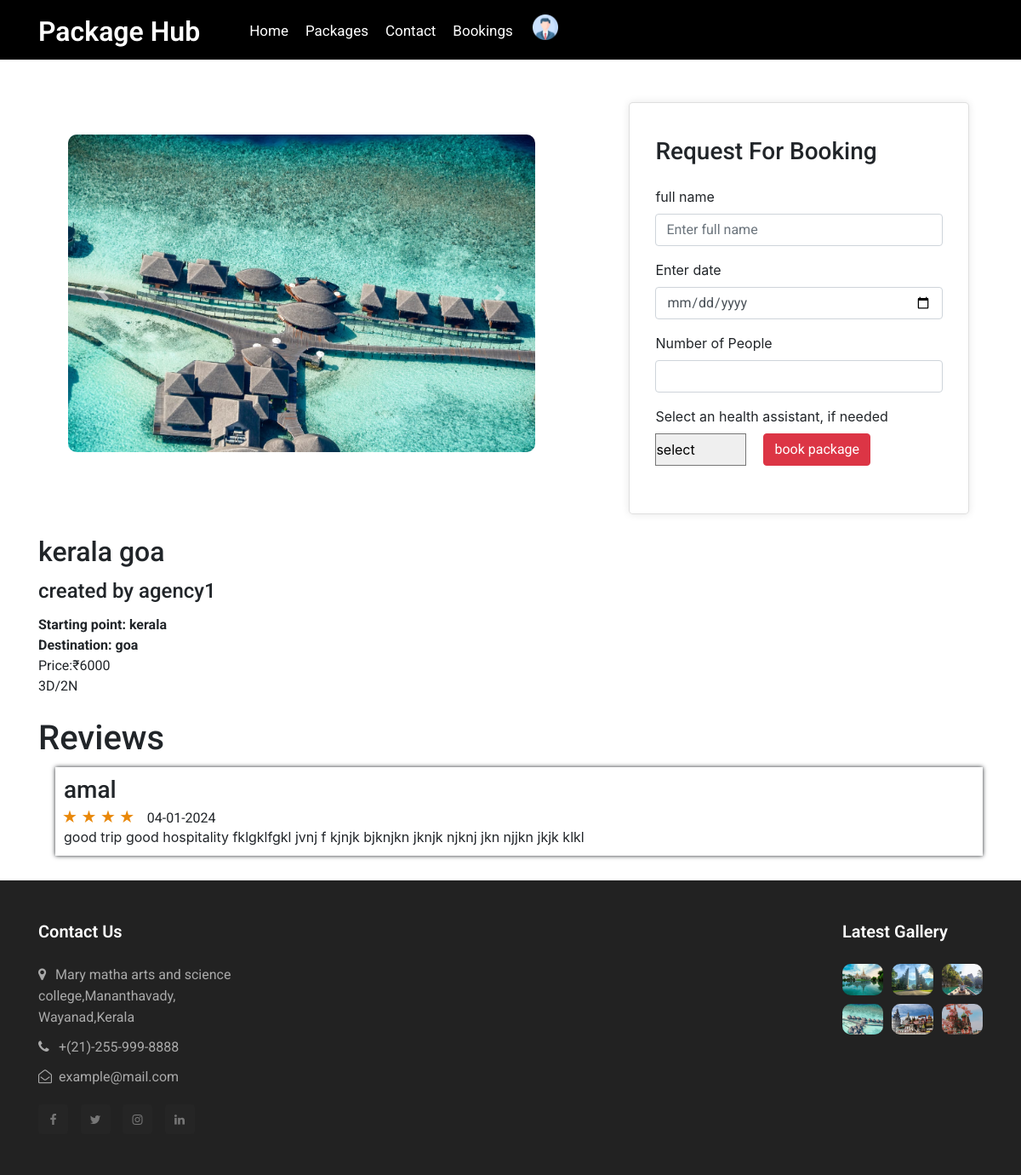
Before: /packageDetails/1 (signed in) with the older database file.
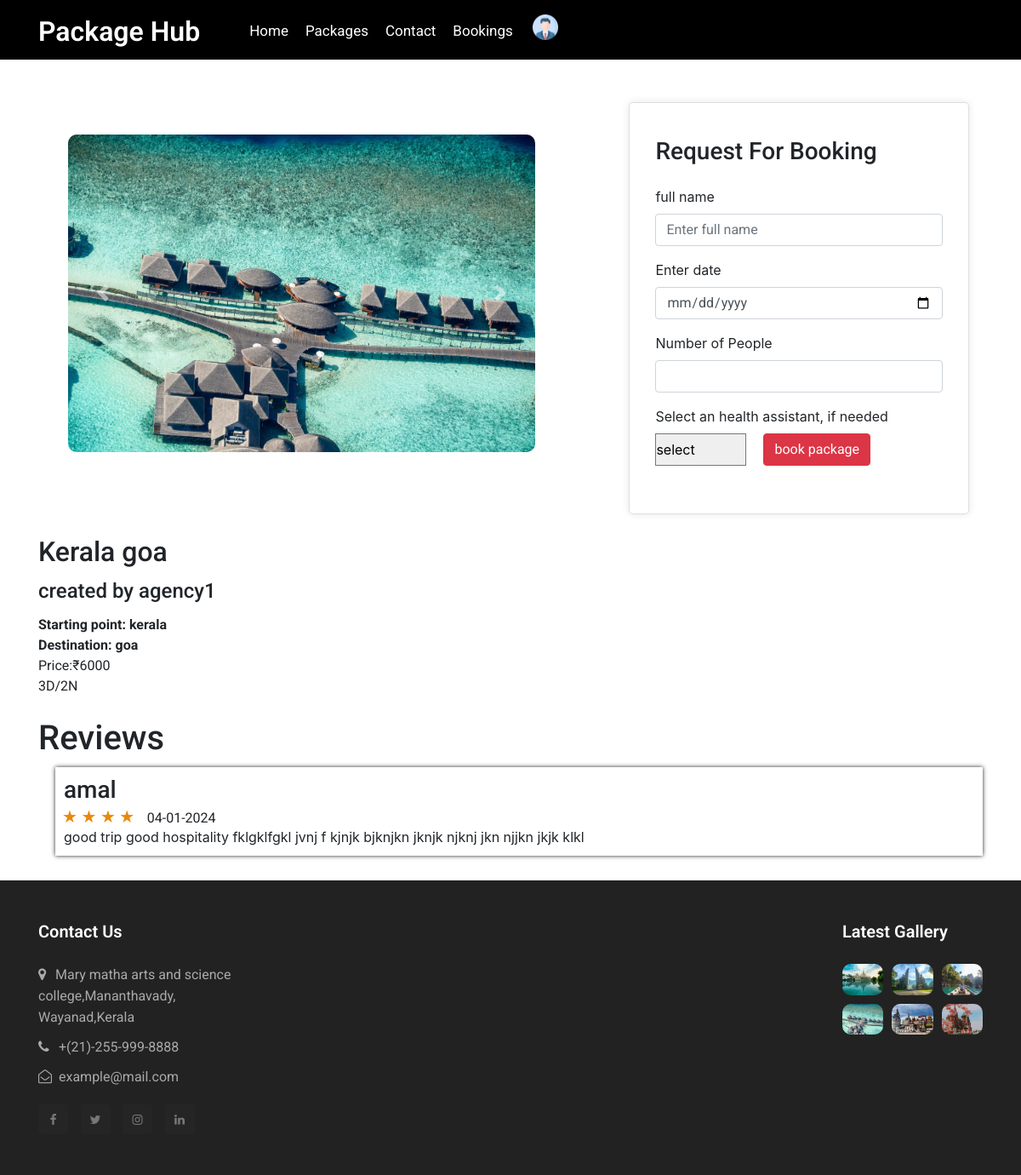
After: the same page with the newer database file.
### app/models.py (models this page shows, shortened)
class Package(models.Model):
    user_id = models.ForeignKey(CustomUser, on_delete=models.CASCADE)
    package_name = models.CharField(max_length=100)
    img1 = models.FileField(upload_to='package')
    img2 = models.FileField(upload_to='package')
    img3 = models.FileField(upload_to='package')
    price = models.IntegerField()
    no_of_days = models.IntegerField()
    no_of_night = models.IntegerField()
    source = models.CharField(max_length=50)
    destination = models.CharField(max_length=50)
    description = models.CharField(max_length=200)

class CustomUser(AbstractUser):
    register_status = (
        ('approve', 'approve'),
        ('pending', 'pending'),
        ('reject', 'reject'),
    )
    phone_number = models.CharField(max_length=10)
    user_type = models.CharField(max_length=100)
    status = models.CharField(choices=register_status, default='pending', max_length=50)

### app/views.py (the view)
# urls.py: path('packageDetails/<int:id>', views.packageDetails, name="packageDetails"),
@cache_control(no_cache=True, must_revalidate=True, no_store=True)
@login_required(login_url=Login)
def packageDetails(request,id):
    User = CustomUser.objects.get(id=request.user.id)
    package = Package.objects.get(id=id)
    health_assistant = HealthAssistant.objects.filter(user_id=package.user_id)
    booking_data = Booking.objects.filter(package_id=id)
    if request.method == 'POST':
        name = request.POST['name']
        date = request.POST['date']
        no_of_people = int(request.POST['no_of_people'])
        health_assistant_id = request.POST['health_assistant']
        booking_date = datetime.strptime(date, '%Y-%m-%d').date()
        if health_assistant_id:
            health_assistant = HealthAssistant.objects.get(id=health_assistant_id)
        else:
            health_assistant = None
        total_amount = package.price * no_of_people
        booking = Booking.objects.create(
                                         user_id=User,
                                         package_id=package,
                                         name=name,
                                         booking_date=booking_date,
                                         no_of_people=no_of_people,
                                         HealthAssistant_id=health_assistant,
                                         total_amount=total_amount
                                         )
        booking.save()
        return redirect(userviewbookings)
    else:
        context = {
            'package':package,
            'health_assistant':health_assistant,
            'booking_data':booking_data,
            'User':User
        }
        return render(request, 'User/PackageDetails.html', context)

### template/User/PackageDetails.html (shortened to what this page needs)
{% extends 'User/UserHome.html' %}
{% block content %}
<div class="flex flex-wrap justify-content-center" style="margin-top: 85px;">
  <div id="carouselExampleControls" class="carousel slide width" data-ride="carousel" data-interval="false">
    <div class="carousel-inner">
      <div class="carousel-item active ">
      <img class="d-block w-100" src="{{ package.img1.url }}" alt="First slide">
    </div>
  </div>
  <a class="carousel-control-prev" href="#carouselExampleControls" role="button" data-slide="prev">
    <span class="carousel-control-prev-icon" aria-hidden="true"></span>
  </a>
  <a class="carousel-control-next" href="#carouselExampleControls" role="button" data-slide="next">
    <span class="carousel-control-next-icon" aria-hidden="true"></span>
  </a>
</div>
<div class="card">
  <h3>Request For Booking</h3><br>
  <form action="{% url 'packageDetails' id=package.id %}" method="post" class="forms-sample">
    <div class="form-group">
      <label for="name">full name</label>
      <input type="text" name="name" class="form-control" id="name" placeholder="Enter full name" required>
    </div>
    <div class="form-group">
      <label for="st-date">Enter date</label>
      <input type="date" name="date" class="form-control" id="st-date" oninput="validateDate()" required>
    </div>
    <div class="form-group">
      <label for="no-people">Number of People</label>
      <input type="number" name="no_of_people" class="form-control" id="no-people" required>
    </div>
    <div class="form-group">
      <label for="health-ass">Select an health assistant, if needed</label><br>
      <div class="d-flex flex-wrap" style="gap: 20px;">
      <select name="health_assistant" id="">
        <option value="">select</option>
      </select>
      <button type="submit" class="btn btn-danger">book package</button>
    </div>
  </div>
  </form>
</div>
</div>
<div class="container details">
  <h2>{{ package.package_name }}</h2>
  <h4>created by {{ package.user_id.username }}</h4>
    <ul>
      <li><b>Starting point: {{ package.source }}</b></li>
      <li><b>Destination: {{ package.destination }}</b></li>
      <li>Price:₹{{ package.price }}</li>
      <li>{{ package.no_of_days }}D/{{ package.no_of_night }}N</li>
    </ul>
  </div>
  {%for reviews in booking_data %}
  {% if reviews.rating %}
  <section id="testimonials">
    <div class="container">
      <div class="testimonial-heading">
        <h1>Reviews</h1>
      </div>
      <div class="" style="margin-bottom: 5px;margin-top: 10px;">
      <div class="testimonial-box-container " style="padding-left: 20px;">
        <div class="testimonial-box" style="border:none;box-shadow: 0px 0px 5px 0px;padding: 10px;height: fit-content">
            <div class="box-top">
                <div class="profile">
                    <div class="name-user" style="justify-content: space-between;">
                        <h3>{{ reviews.user_id.username }}</h3>
                    </div>
                </div>
                <div class="rate">
                  {% for star_value in "★★★★★"|slice:reviews.rating %}
                  <span class="star"style="color: rgb(233, 136, 10);font-size: 20px;">&#9733;</span>
                  {% endfor %}
                  <span style="margin-left: 10px;">{{ reviews.date|date:"d-m-Y" }}</span>
                  </div><br>
                  <div>
                    {{ reviews.review }}
                  </div>
                </div>
            </div>
        </div>
        <br>
      </div>
    </div>
  </section>
  {% endif %}
  {% endfor %}
{% endblock %}

Changed rows visible on the page:
changed Package "kerala": package_name "kerala goa" → "Kerala goa"
